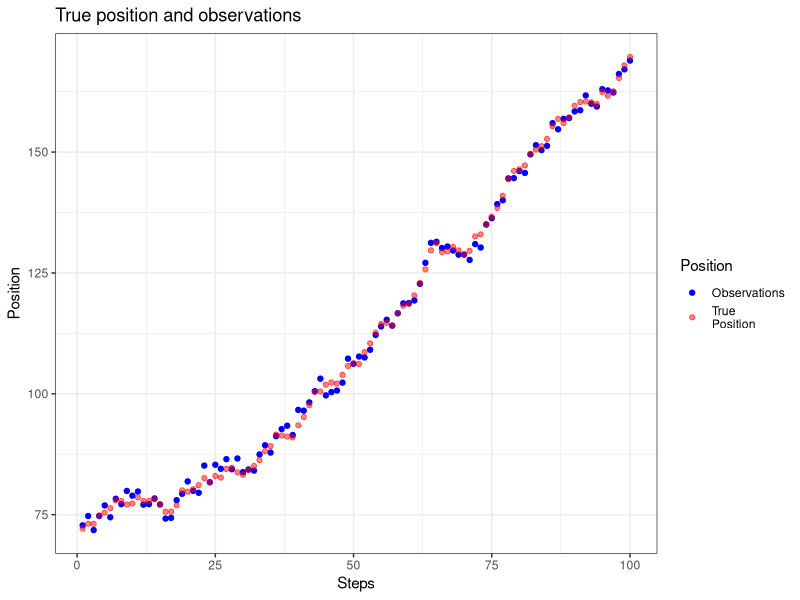
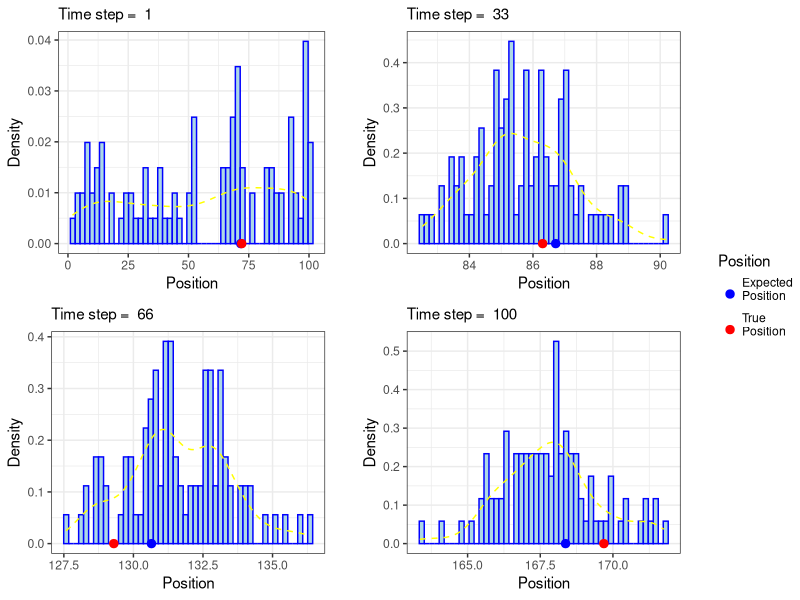
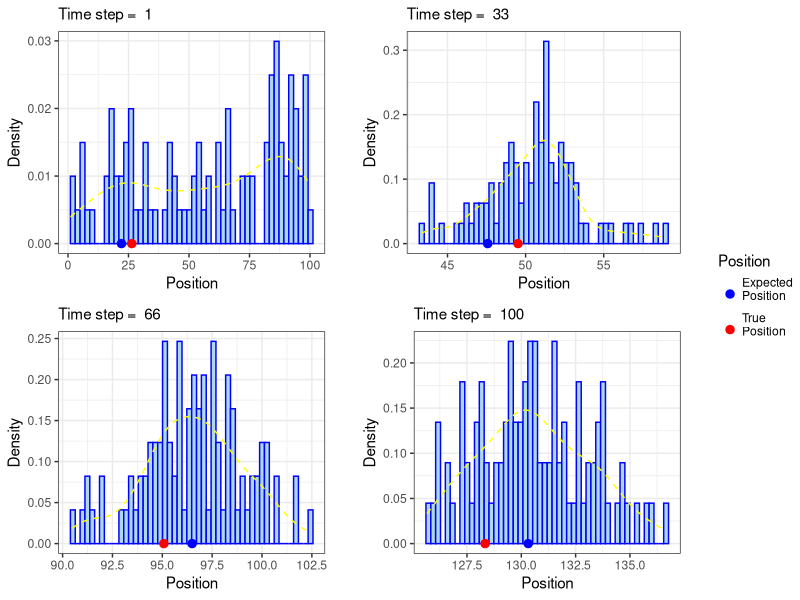
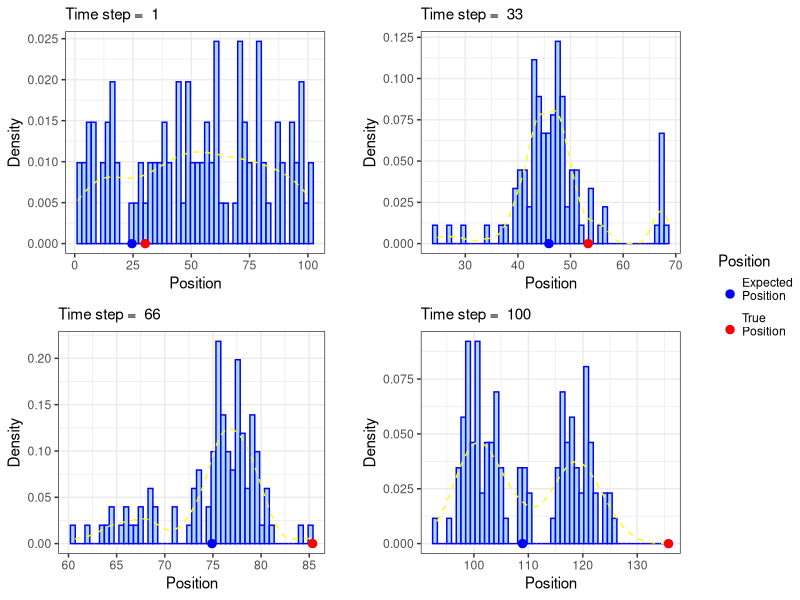
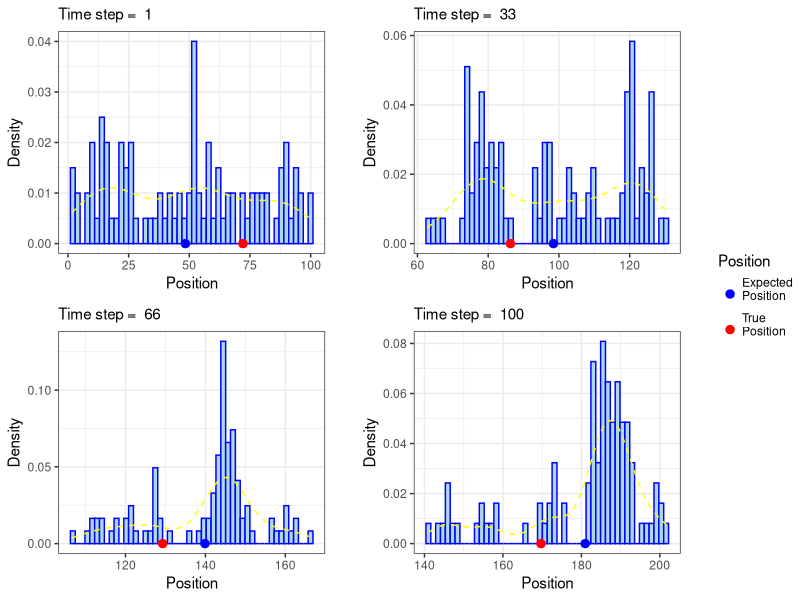
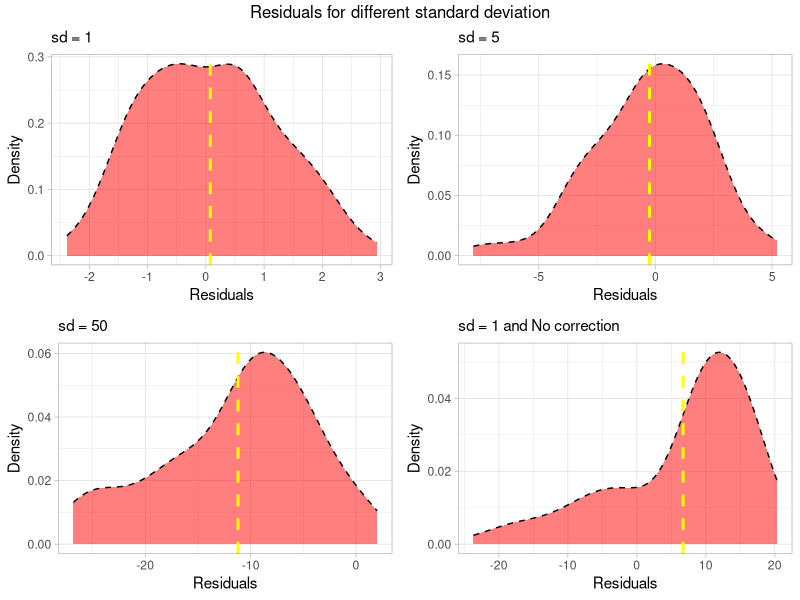
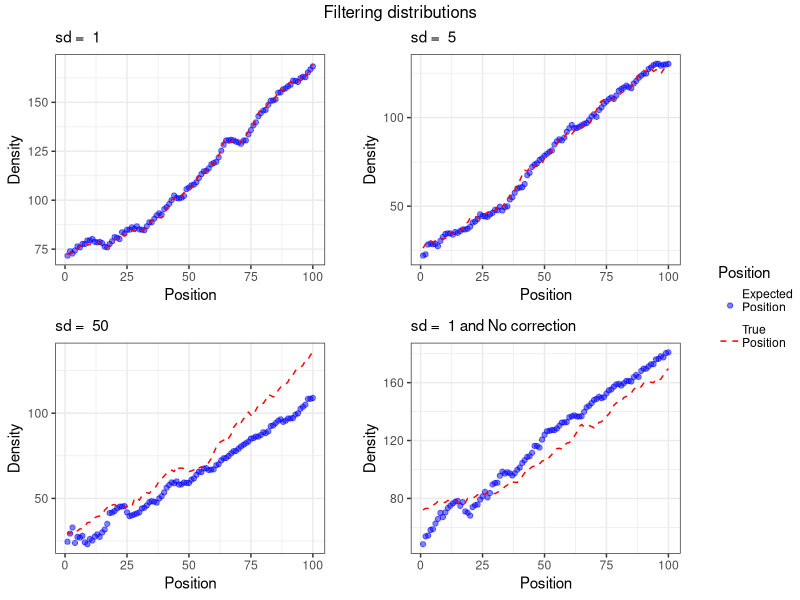

R code for these plots, in order:
## ---- chunk 1
knitr::opts_chunk$set(echo = TRUE, 
                    fig.align = "center", message = F, warning = F, error = F)
## ---- chunk 2
library(gridExtra)
library(ggplot2)
## ---- chunk 3
###################### IMPLEMENTATION OF THE FUNCTIONS #########################

#The transition model: NOTE - It is not the average of three normal! 
#It is a mixture model. Each distribution has the same coeficient 
#That means that it is equal likely to generate from one distribution between 3
#For that reason, we sample an index between in order to know from which
#distribution we are going to generate
#After that we generate from that one 
#The difference between the distr is that we add a different constant in the mean
#For that reason we sample that constant with equal probability

TransModel = function(size,mu , sd_trans, coef){
  
  #sample equally from 3 constants  
  index = sample(x = c(0,1,2),size = size,replace = TRUE,prob = coef)
  
  #Sample from the normal adding each time the constant
  #In this way, we sample from the micture distribution
  smple = rnorm(n = size,mean = mu + index, sd = 1)
  return(smple)
   
}

#The emission Model
#Every we say above holds also for the emission model
EmissModel = function(size, mu , sd_emi,coef){
  
  #Here the constant we add is different though
  
  index = sample(x = c(0,-1,1),size = size,replace = TRUE,prob = coef)
  
  smple = rnorm(n = size, mean = mu + index, sd = sd_emi)
  return(smple)
}


#The initial model: Just a uniform distribution: No clue where the stupid robot is
InitModel = function(init,size,...){
  
  res = init(size,...)
  return(res)
  
}

#Function to simulate the SSM 
#In this function 
SSM_simulation = function(steps,size,InitMl,sd_trans,sd_emi,...){
  
  #generate from the initial model
  #Use the function IniModel in order to use it for different models
  initValues = InitModel(init = InitMl,size, ...)
  
  True_state = rep(0,steps)
  True_state[1] = initValues 
  
  Observations = rep(0,steps)
  Observations[1] = EmissModel(size = 1,True_state[1],sd_emi = sd_emi,
                               coef = rep(1/3,3))
  #a for loop to generate from the transition and emission model
  for (i in 2:steps) {
    
    True_state[i] = TransModel(size = size,mu = True_state[i-1],
                               sd_trans = sd_trans,coef = rep(1/3,3))
    
    Observations[i] = EmissModel(size = size,True_state[i],sd_emi = sd_emi,
                                 coef = rep(1/3,3))
    }
  
  return(list(True_state,Observations))
  
  
}

#function to evaluate the particles( compute the weights)
#Here we can caclulate the densities of the three normal and average them
#We also have to normalize the weights
evalParticles = function(Observation,particls,s){
  
  dens = (dnorm(x = Observation,mean = particls,sd = s)+
  dnorm(x = Observation,mean = particls -1 ,sd = s)+
  dnorm(x = Observation,mean = particls +1 ,sd = s))/3
  
  norm_dens = dens/sum(dens)
  #return the average of the densities
  return(norm_dens)
  
}

########Particle filter##########

PartFIlter = function(steps,#How many steps we will do
                       partSize,#How many particles
                       initMdl, #what is my initial model
                       sd_trans, #sd of transition model
                       sd_emi,#sd of emition model
                       correction = TRUE,#True if we want to calculate weights
                       method, #which method the user wants
                       observ, #send the observations
                       ...)#... for some extra parametres
  {
  
  #method first
  if(method == 1){
  
    #Initially generate partSize of particles
    #The first step is to generate from the initial model Z0
    particles  = InitModel(init = initMdl,size = partSize,...)
    N = length(particles)
    
    #Store all the particles in each step to plot them
    all_particles = matrix(0,nrow = steps,ncol = partSize)
  
    #vector to store the expected positions
    predictions = rep(0,N)
    Weights = rep(0,N) #store the weights
    
    
    for (i in 1:(steps)) {
    
      #sample from transition model one step ahead using the previous particles
      #So we think If i am in this position now, where i will be in the next
      #Time step. Of course this is just my belief.
      # I am doing that for ALL particles without using the weights
      
      belief = TransModel(size = N,mu = particles,sd_trans = sd_trans,
                          coef = rep(1/3,3))
      
      #I calculate the weights now. The weights are how likely is to have
      #an observation with that position.
      #We know Z_t(observation) and we condition to the belief we did before.
      
      weights = evalParticles(Observation = observ[i],
                                particls = belief,
                                s = sd_emi) 
      
      #If we do not want a correction, we convert all weights into 1/N 
      if(correction == FALSE){
        weights = rep(1/N,N)
      }
      
      #Now the Resampling starts. We have the belief, but we know that not all 
      #the particles are needed, in the sense that some of them are closer to
      #the real state. Therefore we have to weight them and use the weights
      #In this step we sample from our belief but we also use the weights.
      #More specific, we sample the same number of particles BUT using the 
      #weights will give us many times the same particles.
      particles = sample(x = belief,size = N,replace = TRUE,prob = weights)
      all_particles[i,] = particles 
      
      predictions[i] = mean(particles) #make the prediction
    
    }
    return(list(predictions,all_particles))
    
  #second method
  }else{

    #We store the particles at each step
    particles = matrix(0,nrow = steps,ncol = partSize)
    
    #Initially generate partSize of particles
    init_particles  = InitModel(init = initMdl,size = partSize,...)
    
    N = ncol(particles)
    
    #vector to store the expected positions
    predictions = rep(0,N)
    
    Weights = matrix(0,nrow = steps,ncol = partSize) #store the weights
    
    #In this method, we first evaluate the weights, using the function evalParticles
    #We calculate the weights for each particle in every step
    #This will give us the probability of my predictions
  
    
    #Now we use the trainsition model
    #First we sample from the particles that we already have,
    #But we use the weights in order to sample the most probable
    #In the initial step, all weights are equal
    
    temp_particles = sample(x = init_particles,size = N,replace = TRUE,
                             prob = rep(1,N))
    
        #After that we sent them to the transition model in order to make a prediction    
    particles[1,] = TransModel(size = N,mu = temp_particles,
                                 sd_trans = sd_trans, coef = rep(1/3,3))

    #finally we update the weights    
     Weights[1,] = evalParticles(Observation = observ[1],
                                  particls = particles[1,],
                                  s = sd_emi) 
    if(correction == FALSE){
         Weights[1,] = rep(1/N,N)
         
         
    }
      
    #Store the prediction
    predictions[1] = sum(Weights[1,]*particles[1,])
    
    #We now do the same for ALL steps, each time the same procedure
    for (i in 2:(steps)) {
      
      
      #So first we have to propagate the particles one step ahead
      #We sample using the weights N particles in order to use the most likely
      temp_particles = sample(x = particles[i-1,],size = N,replace = TRUE,
                              prob = Weights[i-1,] )
      
      #We propagate those particles using the transition model 
      particles[i,] = TransModel(size = N,mu = temp_particles,
                                 sd_trans = sd_trans, coef = rep(1/3,3))
      
      #Now we update the weights for each particle
      Weights[i,] = evalParticles(Observation = observ[i],
                                particls = particles[i,],
                                s = sd_emi)
      
      
       #If we do not need a correction, we just assign  equal weights
      if(correction == FALSE){
        Weights[i,] = rep(1/N,N)
      }
      
      
      #Here our prediction is the sum of the multiplication between the 
      #current weight and the particles
    
      predictions[i] = sum(Weights[i,]*particles[i,])
      
      }
  }  
  
    #The function returns the predictions and the particles for each time step
    return(list(predictions,particles))
}



# Function to take the legend of a plot
g_legend <- function(a.gplot){
  
  tmp <- ggplot_gtable(ggplot_build(a.gplot))
  leg <- which(sapply(tmp$grobs, function(x) x$name) == "guide-box")
  legend <- tmp$grobs[[leg]]
  
  return(legend)
  
}



#A function to plot the particles in different times steps
#Also we plot the true and the expected location
plot_function = function(particles,true_pos,exp_pos,plots){
  
  plot_list = list()
  plt_N = 1
  legend_taken = FALSE
  
  for(i in plots){
    p = eval(substitute(
      
      ggplot() + 
        geom_histogram(mapping = aes(x = particles[i,], y = ..density..),
                       bins = 50,fill = "lightblue",color = "blue")+
        geom_density(mapping = aes(x = particles[i,]),
                     color = "yellow",size = 0.5, lty = 2)+
        geom_point(mapping = aes(x = exp_pos[i], y = 0,
                                 col = "Expected\nPosition"), size = 2.5 )+
        geom_point(mapping = aes(x = true_pos[i], y = 0,
                                 col = "True\nPosition") ,size = 2.5)+
        scale_color_manual(values = c("True\nPosition" = "red", 
                                      "Expected\nPosition" = "blue"),
                           name = "Position")),list(i = i))+
      labs(subtitle = paste("Time step = ",i),x = "Position", 
           y = "Density")+
      theme_bw()
    
    
    
    # Make a common legend for every plot
    if(!legend_taken) {
    
      # Take the legend
      p =  p +
      theme(legend.text = element_text(margin = margin(b = 7.5, unit = "pt")))
      my_legend <- g_legend(p)
      legend_taken <- T
    }
    
    # Remove the legend from the individual plot and add it to the plot list
    p = p + theme(legend.position = "none",
    plot.margin = unit(c(5.5,22,5.5,5.5), "pt"))
    
    #plot_list = rlist::list.append(plot_list, p)
    plot_list[[plt_N]] = p
    plt_N = plt_N +1
  
    
    }
    
  
  
  grid.arrange(do.call("arrangeGrob", c(plot_list, ncol=2)), my_legend,
                ncol = 2, widths = c(8, 1))
  
}

#Plot the residuals
plot_res = function(resid,#vector of the residuals
                    sd) # For what sd we run the filter in order to print it  
  {

  #plot the residuals
  res_plot = ggplot()+
  #geom_histogram(mapping = aes(resid, y = ..density..),fill = "green",bins = 50)+
  geom_density(mapping = aes(resid), color= "black", alpha = 0.5,
               fill = "red", lty = 2) +
  geom_vline(xintercept = mean(resid), color = "yellow", lty = 2, size = 1)+
  labs(subtitle = paste("sd =",sd), 
       x = "Residuals", y = "Density")+
  theme_light()
  return(res_plot)
  
}


#plot the predictions in the last step
plt_predict = function(exp_pos,true_pos, sd){
  
  steps = seq(1,nrow(exp_pos),1)
  plot_list = list()
  plt_N = 1
  legend_taken = FALSE
  
  for(i in sd){
    p = eval(substitute(
      
   ggplot()+
    geom_point(mapping = aes(x = steps, y = exp_pos[,plt_N],
                           col = "Expected\nPosition"), alpha = 0.5)+
    geom_line(mapping = aes(x = steps, y = true_pos[,plt_N],
                           col = "True\nPosition"), lty = 2)+
     scale_color_manual(values = c("True\nPosition" = "red", 
                                      "Expected\nPosition" = "blue"),
                           name = "Position")),list(i = i))+
      labs(subtitle = paste("sd = ", sd[plt_N]),
           x = "Position", 
           y = "Density")+
      theme_bw()
    
     # Make a common legend for every plot
    if(!legend_taken) {
    
      # Take the legend
      p =  p +
      theme(legend.text = element_text(margin = margin(b = 7.5, unit = "pt")))
      my_legend <- g_legend(p)
      legend_taken <- T
    }
    
    # Remove the legend from the individual plot and add it to the plot list
    p = p + theme(legend.position = "none",
    plot.margin = unit(c(5.5,22,5.5,5.5), "pt"))
    
    #plot_list = rlist::list.append(plot_list, p)
    plot_list[[plt_N]] = p
    plt_N = plt_N +1
  
    
    }
  
  
   grid.arrange(do.call("arrangeGrob", c(plot_list, ncol=2)), my_legend,
                ncol = 2, widths = c(8, 1), top = "Filtering distributions")
  
}




## ---- chunk 4
############################ RUN THE ALGORITHS ################################

#Simulate the data
set.seed(12345) #set the seed for same results

#Simulate 100 steps 
simulation_SSM = SSM_simulation(steps = 100,size = 1,InitMl = runif,1,1,0,100)

true_states = simulation_SSM[[1]] #store the true positions
Obs_states = simulation_SSM[[2]]  #store the observations

#plot true positions and the observations of the robot in order to get an idea 
plot_true =  ggplot()+
    geom_point(mapping = aes(x = c(1:100), y = Obs_states,
                           col = "Observations"))+
    geom_point(mapping = aes(x = c(1:100), y = true_states,
                           col = "True\nPosition"), alpha = 0.5)+
     scale_color_manual(values = c("True\nPosition" = "red", 
                                      "Observations" = "blue"),
                           name = "Position")+
    labs(title = "True position and observations",
                       x = "Steps", 
                        y = "Position")+
      theme_bw()

#Run the filter for emission standard deviaton equal to 1

part_Filt_sd1 = PartFIlter(steps = 100,
                           partSize = 100,
                           initMdl = runif,
                           sd_trans = 1,
                           sd_emi = 1,
                           correction = TRUE,
                           method = 2,
                           observ = Obs_states, 
                           0,100)

predict_sd1 = part_Filt_sd1[[1]] #Store the predictions
particles = part_Filt_sd1[[2]]
residuals = predict_sd1 - true_states #calculate the residuals
abs_error = mean(abs(residuals)) #calculate the mean of the  resid error

## ---- chunk 5
plot_true
## ---- chunk 6
#use the function to plot the particles and the true/expected position
plt_sd1 = plot_function(particles = particles,true_pos = true_states,
                    exp_pos = predict_sd1,plots = c(1,33,66,100))

#plot the residuals
plt_Residuals_sd1 = plot_res(resid = residuals,sd = 1)

## ---- chunk 7
###### change the variance
#So we generate again the data
simulation_sd5 = SSM_simulation(steps = 100,size = 1,InitMl = runif,1,
                                sd_emi = 5,0,100)

true_states_sd5 = simulation_sd5[[1]] #store the true positions
Obs_states_sd5 = simulation_sd5[[2]]


#Here we run the particle filter with sd = 5
part_Filt_sd5 = PartFIlter(steps = 100,partSize = 100,initMdl = runif,
                           sd_trans = 1,sd_emi = 5,correction = TRUE,method = 2,
                           observ = Obs_states_sd5,
                           0,100)


predict_sd5 = part_Filt_sd5[[1]] #Store the predictions
particles_sd5 = part_Filt_sd5[[2]]
residuals_sd5 = predict_sd5 - true_states_sd5 #calculate the residuals
abs_error_sd5 = mean(abs(residuals_sd5)) #calculate the abs_error


plt_sd5 = plot_function(particles = particles_sd5,true_pos = true_states_sd5,
                        exp_pos = predict_sd5,plots = c(1,33,66,100))

#plot the residuals
plt_Residuals_sd5 = plot_res(resid = residuals_sd5,sd = 5)


## ---- chunk 8
#So we generate again the data
simulation_sd50 = SSM_simulation(steps = 100,size = 1,InitMl = runif,1,sd_emi = 50,0,100)

true_states_sd50 = simulation_sd50[[1]] #store the true positions
Obs_states_sd50 = simulation_sd50[[2]]



part_Filt_sd50 = PartFIlter(steps = 100,partSize = 100,initMdl = runif,
                            sd_trans = 1,sd_emi = 50,correction = TRUE,
                            observ = Obs_states_sd50,
                            method = 2,0,100)


predict_sd50 = part_Filt_sd50[[1]] #Store the predictions
particles_sd50 = part_Filt_sd50[[2]]
residuals_sd50 = predict_sd50 - true_states_sd50 #calculate the residuals
abs_error_sd50 = mean(abs(residuals_sd50)) #calculate the abs_error


plt_sd50 = plot_function(particles = particles_sd50,true_pos = true_states_sd50,
                        exp_pos = predict_sd50,plots = c(1,33,66,100))

#plot the residuals
plt_Residuals_sd50 = plot_res(resid = residuals_sd50,sd = 50)

## ---- chunk 9
#Without Correction

part_Filt_noCOrr = PartFIlter(steps = 100,partSize = 100,
                               initMdl = runif,sd_trans = 1,
                               sd_emi = 1,correction = FALSE,
                               observ = Obs_states, 
                               method = 2,0,100)


predict_noCorr = part_Filt_noCOrr[[1]] #Store the predictions
particles_noCorr = part_Filt_noCOrr[[2]]
residuals_noCorr = predict_noCorr - true_states #calculate the residuals
abs_error_noCorr = mean(abs(residuals_noCorr)) #calculate the abs_error


plt_noCorr = plot_function(particles = particles_noCorr,true_pos = true_states,
                        exp_pos = predict_noCorr,plots = c(1,33,66,100))

## ---- chunk 10
#plot the residuals
plt_Residuals_noCorr = plot_res(resid = residuals_noCorr,sd = "1 and No correction")

#Plot in the same figure all the residuals for diff sd
plt_list_res = list(plt_Residuals_sd1,plt_Residuals_sd5,
                    plt_Residuals_sd50,plt_Residuals_noCorr)
grid.arrange(grobs =plt_list_res, top = "Residuals for different standard deviation")

#Plot in the same figure all the predictions for diff sd
df_pred = data.frame(predict_sd1,predict_sd5,predict_sd50,predict_noCorr)
df_true_states = data.frame(true_states,true_states_sd5,true_states_sd50,true_states)
plt_all_predictions =  plt_predict(exp_pos = df_pred,df_true_states,
                                   sd = c(1,5,50,"1 and No correction"))

